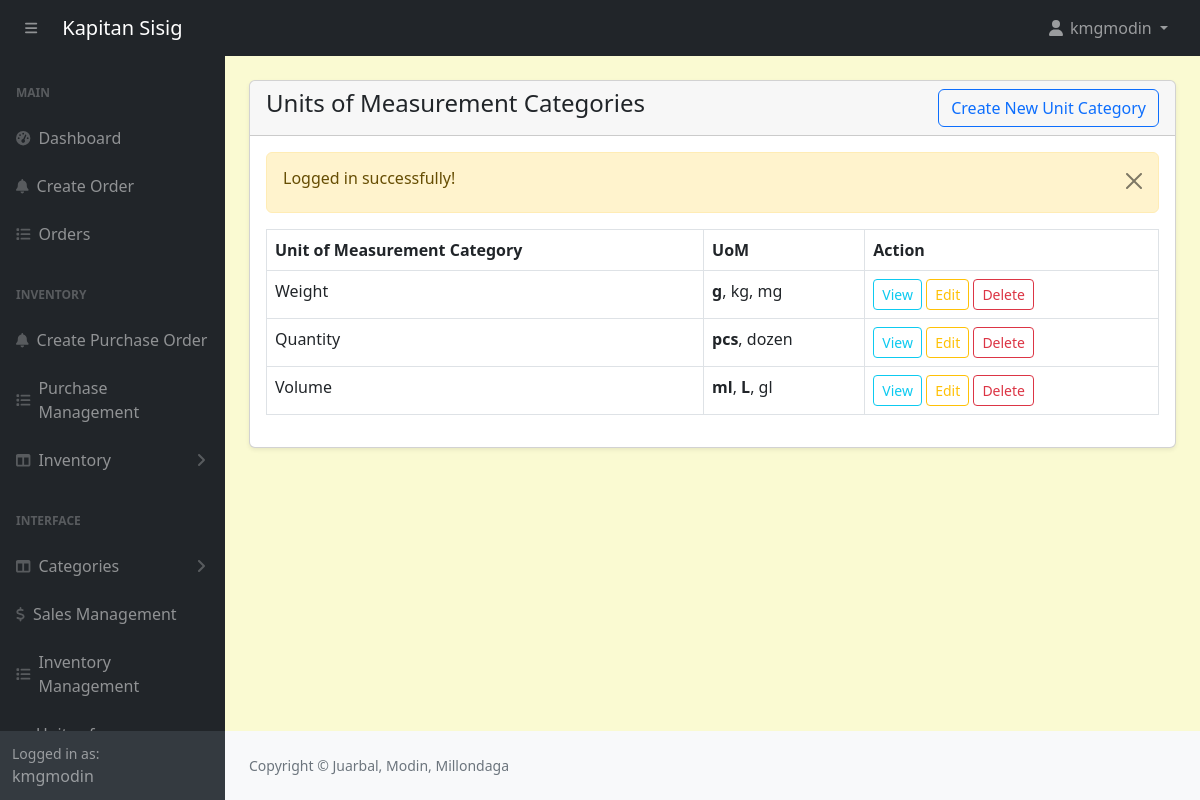
The app's page /admin/units.php (signed in) with its own data.
### tables this page shows
CREATE TABLE `unit_categories` (
  `id` int(11) NOT NULL,
  `category_unit_name` varchar(255) NOT NULL
);

CREATE TABLE `units_of_measure` (
  `id` int(11) NOT NULL,
  `category_id` int(11) DEFAULT NULL,
  `uom_name` varchar(255) DEFAULT NULL,
  `type` enum('reference','bigger','smaller') DEFAULT NULL,
  `ratio` decimal(10,5) DEFAULT NULL,
  `active` tinyint(1) DEFAULT 1,
  `rounding_precision` decimal(10,5) DEFAULT NULL
);

### admin/units.php (the view, shortened to what this page needs)
<?php include('includes/header.php'); ?>
<div class="container-fluid px-4">
    <div class="card mt-4 shadow-sm">
        <div class="card-header">
            <h4 class="mb-0">Units of Measurement Categories
                <a href="units-category.php" class="btn btn-outline-primary float-end">Create New Unit Category</a>
            </h4>
        </div>
        <div class="card-body">
            <div class="table-responsive">
                <table class="table table-bordered table-hover">
                    <thead>
                        <tr>
                            <th>Unit of Measurement Category</th>
                            <th>UoM</th>
                            <th>Action</th>
                        </tr>
                    </thead>
                    <tbody>
                        <?php
                        $sql = "SELECT * FROM unit_categories";
                        $result = $conn->query($sql);
                        if ($result->num_rows > 0) {
                            while($row = $result->fetch_assoc()) {
                                echo "<tr>";
                                echo "<td>" . htmlspecialchars($row['category_unit_name']) . "</td>";
                                $category_id = $row['id'];
                                $uom_sql = "SELECT * FROM units_of_measure WHERE category_id = $category_id AND active = 1";
                                $uom_result = $conn->query($uom_sql);
                                $uoms = [];
                                if ($uom_result->num_rows > 0) {
                                    while ($uom_row = $uom_result->fetch_assoc()) {
                                        if ($uom_row['type'] == 'reference') {
                                            $uoms[] = "<strong>" . htmlspecialchars($uom_row['uom_name']) . "</strong>";
                                        } else {
                                            $uoms[] = htmlspecialchars($uom_row['uom_name']);
                                        }
                                    }
                                }
                                echo "<td>" . implode(', ', $uoms) . "</td>";
                                echo "<td>
                                    <a href='units-view-category.php?id=" . $row['id'] . "' class='btn btn-sm btn-outline-info'>View</a>
                                    <a href='units-edit-category.php?id=" . $row['id'] . "' class='btn btn-sm btn-outline-warning'>Edit</a>
                                    <a href='code.php?delete=" . $row['id'] . "' class='btn btn-sm btn-outline-danger' onclick='return confirm(\"Are you sure you want to delete this category?\");'>Delete</a>                                </td>";
                                echo "</tr>";
                            }
                        } else {
                            echo "<tr><td colspan='3'>No categories found</td></tr>";
                        }
                        ?>
                    </tbody>
                </table>
            </div>
        </div>
    </div>
</div>
<?php include('includes/footer.php'); ?>

### admin/assets/css/custom.css (style rules this page uses)
body { margin: 0; font-family: system-ui, -apple-system, "Segoe UI", Roboto, "Helvetica Neue", "Noto Sans", "Liberation Sans", Arial, sans-serif; font-size: 1rem; font-weight: 400; line-height: 1.5; color: #212529; text-align: left; background-color: #FAFAD2; -webkit-text-size-adjust: 100%; -webkit-tap-highlight-color: rgba(0, 0, 0, 0); }

### records on screen
unit_categories: category_unit_name "Weight", units_of_measure.uom_name "g", uoms ", kg, mg"
unit_categories: category_unit_name "Quantity", units_of_measure.uom_name "pcs", uoms ", dozen"
unit_categories: category_unit_name "Volume", units_of_measure.uom_name "ml L", uoms ", , gl"

### other values on screen
$_SESSION['loggedInUser']['username'] "kmgmodin"
$_SESSION['message'] "Logged in successfully!"
